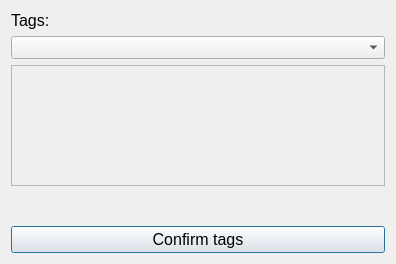
<?xml version="1.0" encoding="UTF-8"?>
<ui version="4.0">
 <class>Dialog</class>
 <widget class="QDialog" name="Dialog">
  <property name="geometry">
   <rect>
    <x>0</x>
    <y>0</y>
    <width>396</width>
    <height>264</height>
   </rect>
  </property>
  <property name="windowTitle">
   <string>Vaultary - tag assignment</string>
  </property>
  <layout class="QVBoxLayout" name="verticalLayout_2" stretch="2,2,1">
   <item>
    <layout class="QVBoxLayout" name="verticalLayout">
     <item>
      <widget class="QLabel" name="tag_label">
       <property name="sizePolicy">
        <sizepolicy hsizetype="Preferred" vsizetype="Fixed">
         <horstretch>0</horstretch>
         <verstretch>0</verstretch>
        </sizepolicy>
       </property>
       <property name="font">
        <font>
         <pointsize>12</pointsize>
        </font>
       </property>
       <property name="text">
        <string>Tags:</string>
       </property>
      </widget>
     </item>
     <item>
      <widget class="QComboBox" name="tag_comboBox">
       <property name="font">
        <font>
         <pointsize>10</pointsize>
        </font>
       </property>
       <item>
        <property name="text">
         <string/>
        </property>
       </item>
      </widget>
     </item>
    </layout>
   </item>
   <item>
    <layout class="QVBoxLayout" name="verticalLayout_6">
     <item>
      <widget class="QFrame" name="tagContainer">
       <property name="font">
        <font>
         <pointsize>10</pointsize>
        </font>
       </property>
       <property name="frameShape">
        <enum>QFrame::StyledPanel</enum>
       </property>
       <property name="frameShadow">
        <enum>QFrame::Raised</enum>
       </property>
      </widget>
     </item>
    </layout>
   </item>
   <item>
    <layout class="QVBoxLayout" name="verticalLayout_4">
     <item>
      <widget class="QLabel" name="error_label">
       <property name="styleSheet">
        <string notr="true">color: rgb(255, 0, 0);</string>
       </property>
       <property name="text">
        <string/>
       </property>
      </widget>
     </item>
     <item>
      <widget class="QPushButton" name="confirmButton">
       <property name="font">
        <font>
         <pointsize>12</pointsize>
        </font>
       </property>
       <property name="text">
        <string>Confirm tags</string>
       </property>
      </widget>
     </item>
    </layout>
   </item>
  </layout>
 </widget>
 <resources/>
 <connections/>
</ui>
